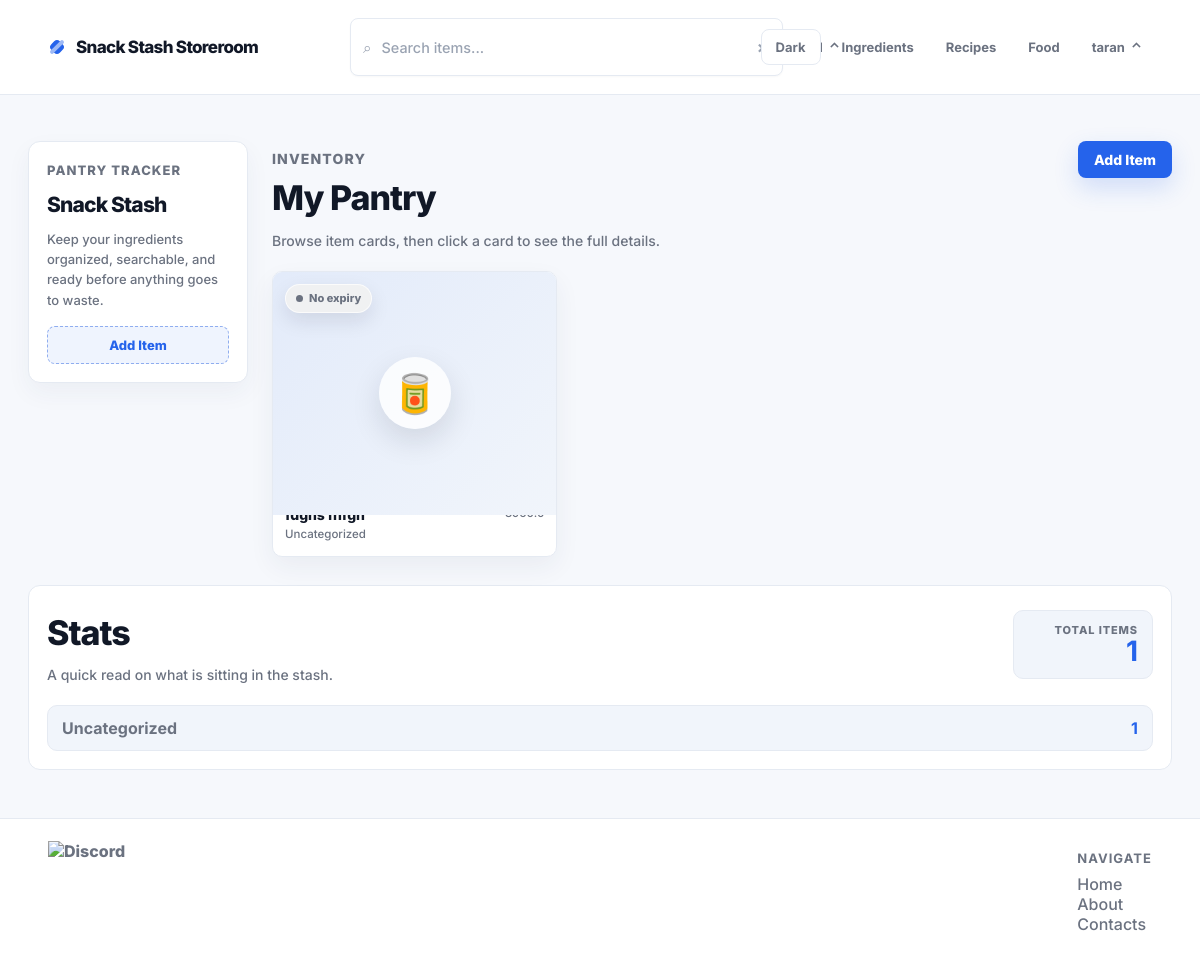
/dashboard (signed in), run on the app's committed database.
### app/models/model.py (models this page shows, shortened)
class BaseModel(Model):
    class Meta:
        database = db

class User(UserMixin, BaseModel):
    id = AutoField()
    username = CharField(unique=True)
    email = CharField(unique=True)
    password_hash = CharField()
    created_at = DateTimeField(default=datetime.now)
    updated_at = DateTimeField(default=datetime.now)
    class Meta:
        table_name = "users"

class Ingredient(BaseModel):
    id = AutoField()
    user = ForeignKeyField(User, backref="ingredients")
    name = CharField()
    emoji = CharField(default="🥫")
    quantity = FloatField()
    unit = CharField()
    category = CharField()
    expiry_date = DateField(null=True)
    notes = CharField(null=True)
    created_at = DateTimeField(default=datetime.now)
    updated_at = DateTimeField(default=datetime.now)
    class Meta:
        table_name = "ingredients"

### app/routes/templates.py (the view)
@template_bp.route("/dashboard")
@login_required
def dashboard():
    user_id = int(current_user.id)
    items = list(_user_ingredients(user_id).dicts())
    recipes = [recipes_mod.recipe_to_dict(r) for r in
                Recipe.select().where(Recipe.user_id == user_id).order_by(Recipe.id.desc())]
    for r in recipes:
        r["generated_label"] = recipes_mod._relative_date(r["created_at"])
    today = date.today()
    stats = _stats_context(user_id)
    return render_template(
        "dashboard.html",
        items=items,
        recipes=recipes,
        gen_status=recipes_mod._gen_status,
        today=today,
        warning_days=today + timedelta(days=3),
        **stats,
    )

### app/routes/ingredients.py (called while the page is built)
def _user_ingredients(user_id=None):
    owner_id = user_id if user_id is not None else _user_id()
    return Ingredient.select().where(Ingredient.user_id == owner_id)

def _stats_context(user_id=None):
    ingredients = _user_ingredients(user_id)
    total = ingredients.count()
    top_categories = list(
        Ingredient.select(Ingredient.category, fn.COUNT(Ingredient.id).alias("n"))
        .where(Ingredient.user_id == (user_id if user_id is not None else _user_id()))
        .group_by(Ingredient.category)
        .order_by(fn.COUNT(Ingredient.id).desc())
        .limit(3)
        .tuples()
    )
    return dict(total=total, top_categories=top_categories)

### app/templates/dashboard.html (shortened to what this page needs)
{% extends "layout.html" %}
{% block content %}
<main class="dashboard-page">
    {% if current_user.is_authenticated %}
    <div class="dashboard-shell">
        <aside class="dashboard-sidebar">
            <p class="sidebar-kicker quicksand-regular">Pantry Tracker</p>
            <h1 class="elms-sans-regular">Snack Stash</h1>
            <p class="quicksand-regular">Keep your ingredients organized, searchable, and ready before anything goes to waste.</p>
            <button class="quicksand-regular"
                hx-get="/ingredients/new"
                hx-target="#item-form-container"
                hx-swap="innerHTML">Add Item</button>
        </aside>
        <section class="pantry-section dashboard-main">
            <div class="section-header">
                <div>
                    <p class="section-kicker quicksand-regular">Inventory</p>
                    <h2 class="elms-sans-regular h1">My Pantry</h2>
                    <p class="quicksand-regular">Browse item cards, then click a card to see the full details.</p>
                </div>
                <button class="quicksand-regular"
                    hx-get="/ingredients/new"
                    hx-target="#item-form-container"
                    hx-swap="innerHTML">Add Item</button>
            </div>
            <div id="pantry-items" class="pantry-items-grid">
                {% include "_pantry_items.html" %}
            </div>
        </section>
    </div>
    <div id="pantry-stats">
        {% include "_stats.html" %}
    </div>
    {% endif %}
</main>
{% endblock %}

### app/templates/layout.html (shortened to what this page needs)
<!DOCTYPE html>
<html lang="en">
    <head>
        <link rel="stylesheet" href="{{ url_for('static', filename='styles.css', v=asset_version) }}">
    </head>
    <body class="light-mode">
        <nav>
            <div class="logo">
                <span class="logo-mark" aria-hidden="true"></span>
                <p class="elms-sans-regular h1">Snack Stash Storeroom</p>
            </div>
            {% if current_user.is_authenticated %}
            <div class="search-bar">
                <form id="search-form" class="search-form">
                    <span class="search-icon">⌕</span>
                    <input
                    id="search-filter"
                    type="text"
                    name="filter"
                    placeholder="Search items..."
                    class="quicksand-regular">
                    <button type="button" id="clear-search">×</button>
                </form>
                <details class="category-dropdown">
                    <summary class="dropdown-trigger elms-sans-regular">
                        <span class="chevron">⌄</span>
                    </summary>
                </details>
            </div>
            {% endif %}
            <ul class="nav-links">
                <li>
                    <button type="button" id="theme-toggle" class="theme-toggle quicksand-regular" aria-label="Toggle dark mode">
                    </button>
                </li>
                {% if current_user.is_authenticated %}
                <li><a href="{{ url_for('templates.dashboard') }}" class="quicksand-regular">Ingredients</a></li>
                <li><a href="{{ url_for('recipes.recipes_page') }}" class="quicksand-regular">Recipes</a></li>
                <li><a href="{{ url_for('food.food_page') }}" class="quicksand-regular">Food</a></li>
                <li>
                    <details class="dropdown">
                        <summary class="quicksand-regular dropdown-trigger">{{ current_user.username }}<span class="chevron">⌄</span></summary>
                    </details>
                </li>
                {% endif %}
            </ul>
        </nav>
        <div class="spacer-small"></div>
        {% block content %}
        {% endblock %}
        <footer>
            <div class="footer-connection">
                <img src="" alt="Discord" class="elms-sans-regular">
            </div>
            <ul class="footer-nav">
                <li class="elms-sans-regular"><h1>Navigate</h1></li>
                <li><a href="#" class="quicksand-regular">Home</a></li>
                <li><a href="#" class="quicksand-regular">About</a></li>
                <li><a href="#" class="quicksand-regular">Contacts</a></li>
            </ul>
        </footer>
    </body>
</html>

### app/templates/_pantry_items.html (shortened to what this page needs)
{% if items %}
  {% for item in items %}
    {% set item_category = item.category or "Uncategorized" %}
    {% set item_notes = item.notes or "" %}
    {% set emoji = item.emoji or "🥫" %}
    {% set status_class = "fresh" %}
    {% set status_label = "Fresh" %}
    {% if item.expiry_date and item.expiry_date < today %}
      {% set status_class = "expired" %}
      {% set status_label = "Expired" %}
    {% elif item.expiry_date and item.expiry_date <= warning_days %}
      {% set status_class = "warning" %}
      {% set status_label = "Expires in " ~ (item.expiry_date - today).days ~ " days" %}
    {% elif not item.expiry_date %}
      {% set status_class = "unknown" %}
      {% set status_label = "No expiry" %}
    {% endif %}
    <article class="pantry-card pantry-card--{{ status_class }}"
      data-search="{{ (emoji ~ ' ' ~ item.name ~ ' ' ~ item_category ~ ' ' ~ item.quantity ~ ' ' ~ (item.unit or '') ~ ' ' ~ item_notes)|lower }}">
      <div class="pantry-card-inner">
        <label class="pantry-card-face pantry-card-front" for="pantry-card-{{ item.id }}" data-card-flip
          aria-label="View details for {{ item.name }}">
          <span class="pantry-card-media">
            <span class="pantry-item-icon" aria-hidden="true">{{ emoji }}</span>
            <span class="expiry-chip expiry-chip--{{ status_class }}">{{ status_label }}</span>
          </span>
          <span class="pantry-card-main">
            <span>
              <strong class="elms-sans-regular">{{ item.name }}</strong>
              <small class="quicksand-regular">{{ item_category }}</small>
            </span>
            <span class="pantry-card-quantity quicksand-regular">{{ item.quantity }} {{ item.unit or "" }}</span>
          </span>
        </label>
        <div class="pantry-card-face pantry-card-back">
          <label for="pantry-card-{{ item.id }}" class="card-back-button quicksand-regular" data-card-unflip>Back</label>
          <p class="dialog-eyebrow quicksand-regular">{{ item_category }}</p>
          <h3 class="elms-sans-regular">{{ emoji }} {{ item.name }}</h3>
          <div class="pantry-detail-list quicksand-regular">
            <div>
              <span>Quantity</span>
              <strong>{{ item.quantity }} {{ item.unit or "" }}</strong>
            </div>
            <div>
              <span>Expiry</span>
              <strong>{{ item.expiry_date or "None" }}</strong>
            </div>
          </div>
          <div class="card-actions">
            <button class="card-edit quicksand-regular"
              hx-get="/ingredients/{{ item.id }}/edit"
              hx-target="#item-form-container"
              hx-swap="innerHTML">Edit</button>
            <button class="card-delete quicksand-regular"
              hx-delete="/ingredients/{{ item.id }}"
              hx-target="#pantry-items"
              hx-swap="innerHTML"
              hx-confirm="Delete this pantry item?">Delete</button>
          </div>
        </div>
      </div>
    </article>
  {% endfor %}
{% else %}
  <div class="empty-state quicksand-regular">
    <p>No pantry items yet.</p>
    <p>Click "Add Item" to create your first entry.</p>
  </div>
{% endif %}

### data on the page
User: username "taran"
Ingredient: emoji "🥫", status_label "No expiry", item_category "Uncategorized"

### other printed values
{{ total }} "1"
{{ name or "Uncategorized" }} "Uncategorized"
{{ count }} "1"
